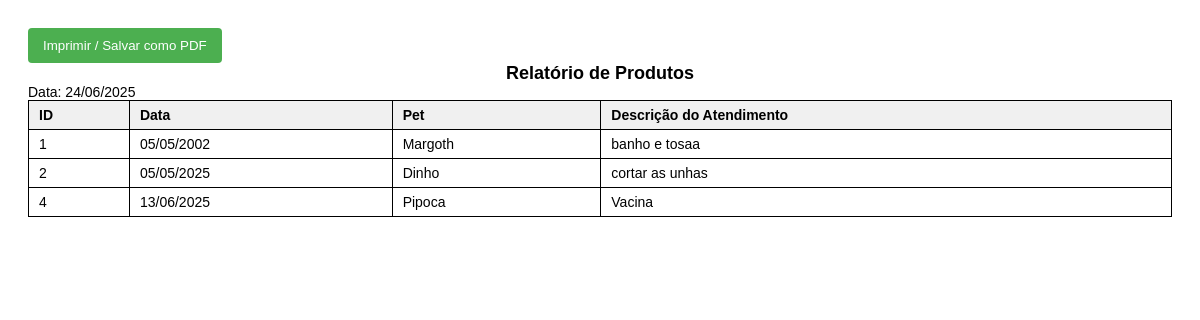
Page /projeto_p2/relatorio.php (signed in) on the committed database.
### tables this page shows
CREATE TABLE `consulta` (
  `id_consulta` int(11) NOT NULL,
  `data_consulta` datetime DEFAULT NULL,
  `pets_chip` int(11) NOT NULL,
  `atendimento_id` int(11) NOT NULL
);

CREATE TABLE `pets` (
  `chip` int(11) NOT NULL,
  `nome_pet` varchar(45) DEFAULT NULL,
  `idade_pet` int(11) DEFAULT NULL,
  `raca_pet` varchar(45) DEFAULT NULL,
  `tutores_cpf` int(11) NOT NULL
);

CREATE TABLE `atendimento` (
  `id` int(11) NOT NULL,
  `nome` varchar(45) DEFAULT NULL,
  `descricao` varchar(45) DEFAULT NULL,
  `valor` decimal(5,2) DEFAULT NULL
);

### projeto_p2/relatorio.php (the view, shortened to what this page needs)
<?php
  function retornaConsultas(){
        require("conexao.php");
        try{
            $sql = "SELECT c.*, p.nome_pet, a.descricao
                    FROM consulta c
                    INNER JOIN pets p ON p.chip = c.pets_chip
                    INNER JOIN atendimento a ON a.id = c.atendimento_id";
            $stmt = $pdo->query($sql);
            return $stmt->fetchAll();
        } catch(Exception $e){
            die("Erro ao consultar consultas: " . $e->getMessage());
        }
    }
    $consultas = retornaConsultas();
?>
<!DOCTYPE html>
<html lang="pt-BR">
<head>
</head>
<body>
    <button class="print-button no-print" onclick="window.print()">Imprimir / Salvar como PDF</button>
    <div class="titulo">Relatório de Produtos</div>
    <div class="row">
        <div class="col">Data: <?php echo date('d/m/Y'); ?></div>
    </div>
    <table class="tabela">
        <thead>
            <tr>
                <th>ID</th>
                    <th>Data</th>
                <th>Pet</th>
                <th>Descrição do Atendimento</th>
            </tr>
        </thead>
        <tbody>
        <?php
            foreach($consultas as $c):
        ?>
            <tr>
                <td><?= $c['id_consulta'] ?> </td>
                <td><?= date("d/m/Y", strtotime($c['data_consulta'])) ?></td>
                <td><?= $c['nome_pet'] ?></td>
                <td><?= $c['descricao'] ?></td>
            </tr>
            <?php endforeach; ?>
        </tbody>
    </table>
</body>
</html>

### projeto_p2/relatorio.php (style rules this page uses)
body { font-family: Arial, sans-serif; font-size: 14px; padding: 20px; }
.no-print { display: block; }
.print-button { background: #4CAF50; color: white; border: none; padding: 10px 15px; cursor: pointer; border-radius: 4px; }
.titulo { text-align: center; font-size: 18px; font-weight: bold; }
.tabela { width: 100%; border-collapse: collapse; 15px; }
.tabela th, .tabela td { border: 1px solid #000; padding: 6px 10px; text-align: left; }
.tabela th { background-color: #f0f0f0; }

### rows in the picture
consulta: id_consulta "1", data_consulta "05/05/2002", pets_chip.nome_pet "Margoth", atendimento.descricao "banho e tosaa"
consulta: id_consulta "2", data_consulta "05/05/2025", pets_chip.nome_pet "Dinho", atendimento.descricao "cortar as unhas"
consulta: id_consulta "4", data_consulta "13/06/2025", pets_chip.nome_pet "Pipoca", atendimento.descricao "Vacina"
